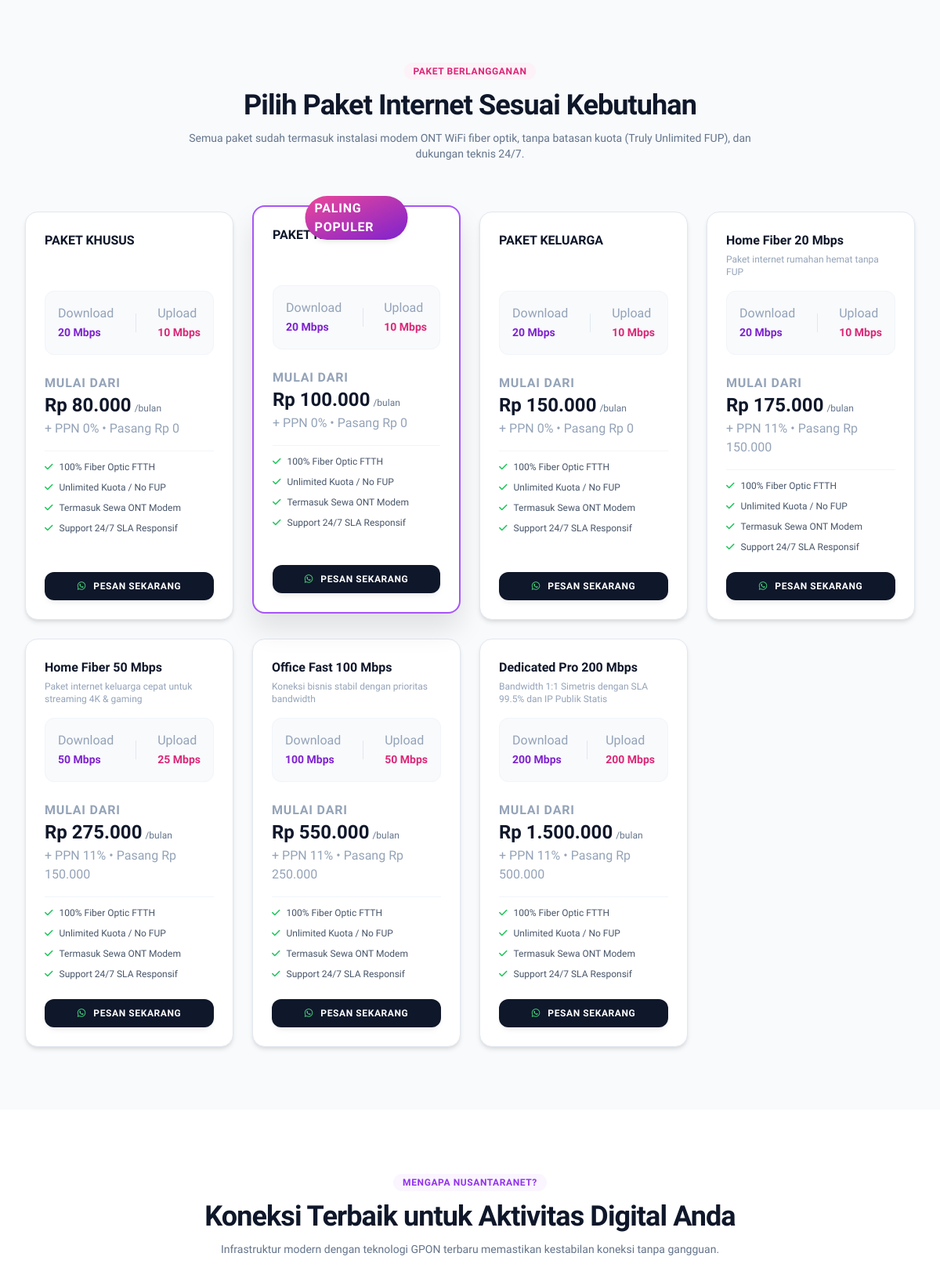
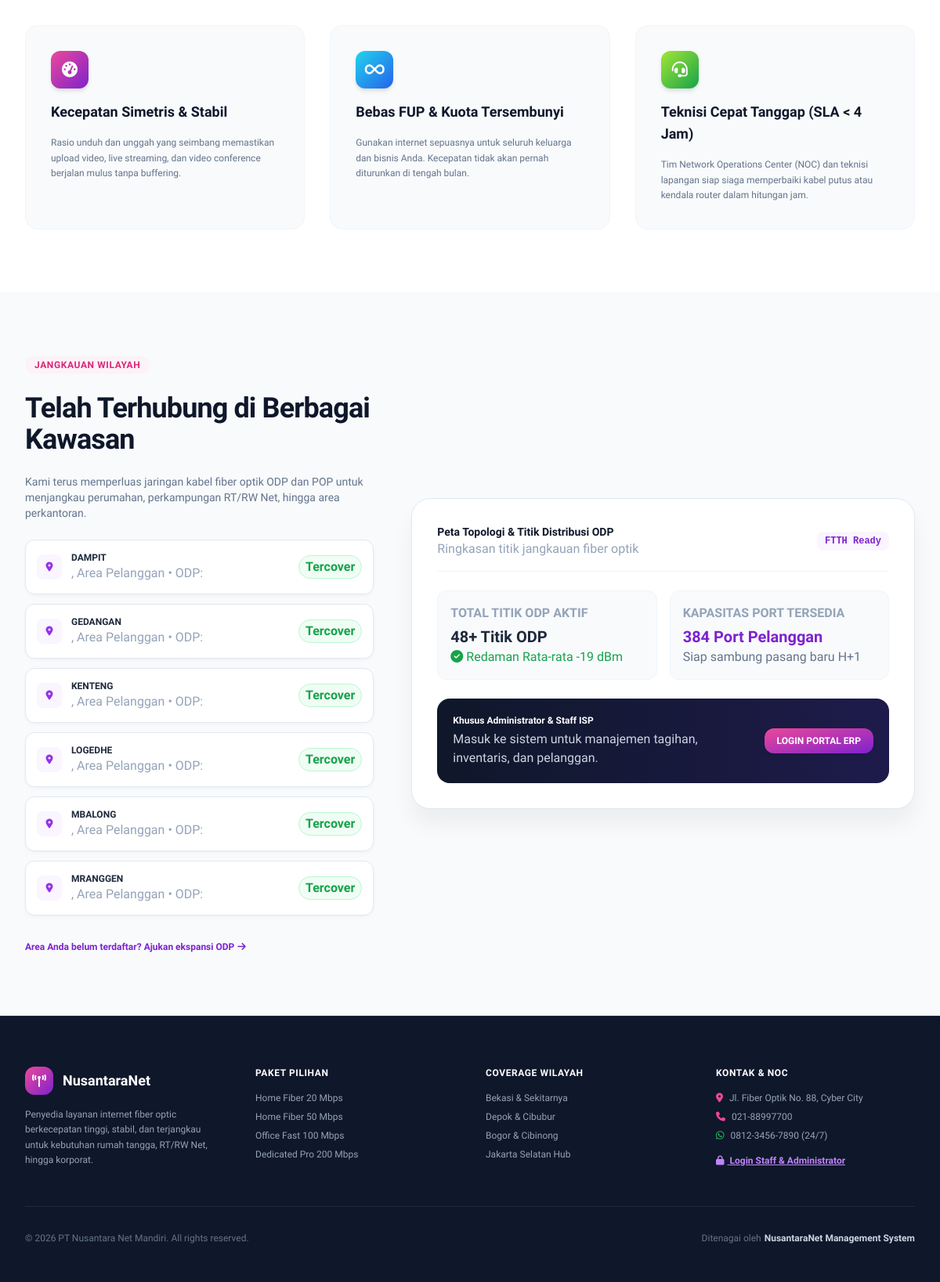
/ (lower part), run on an earlier commit of the app's database (2 pictures, top to bottom).
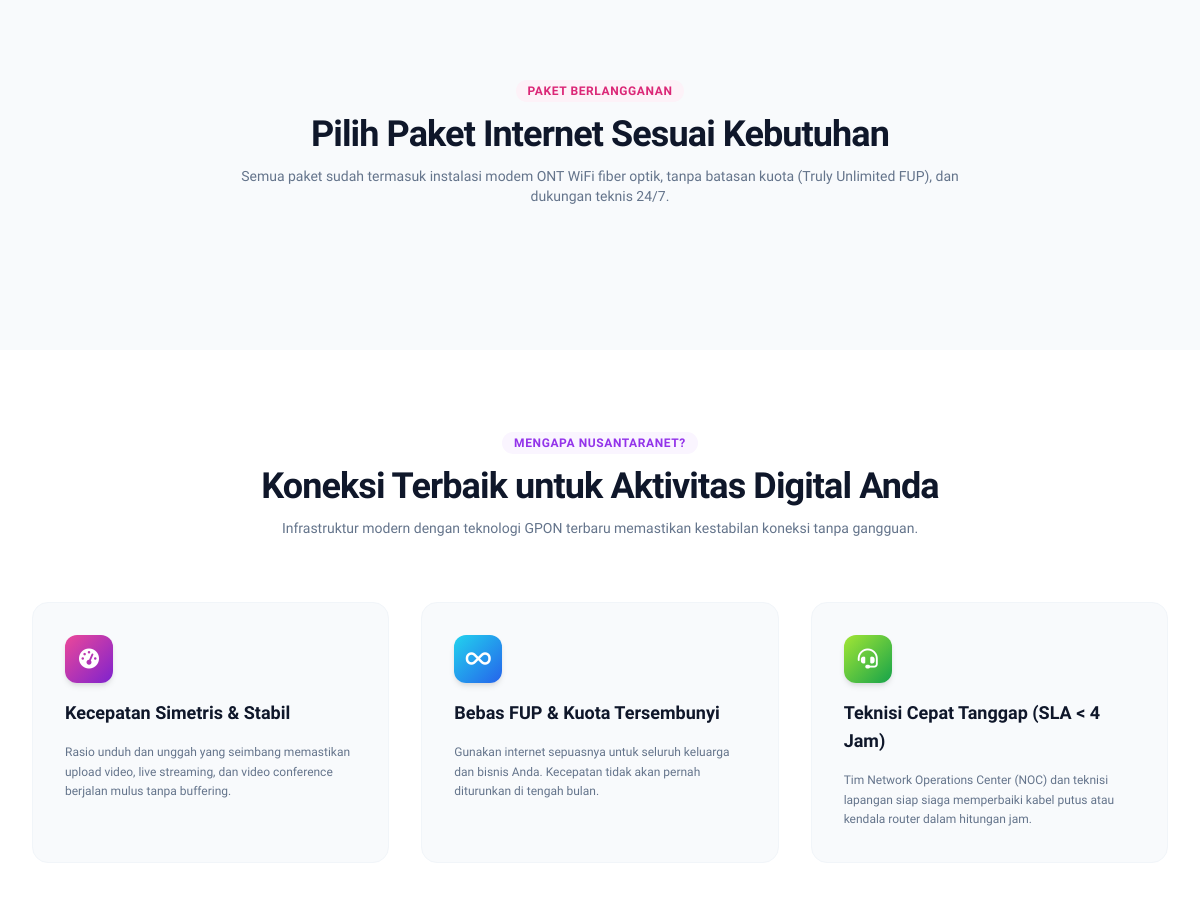
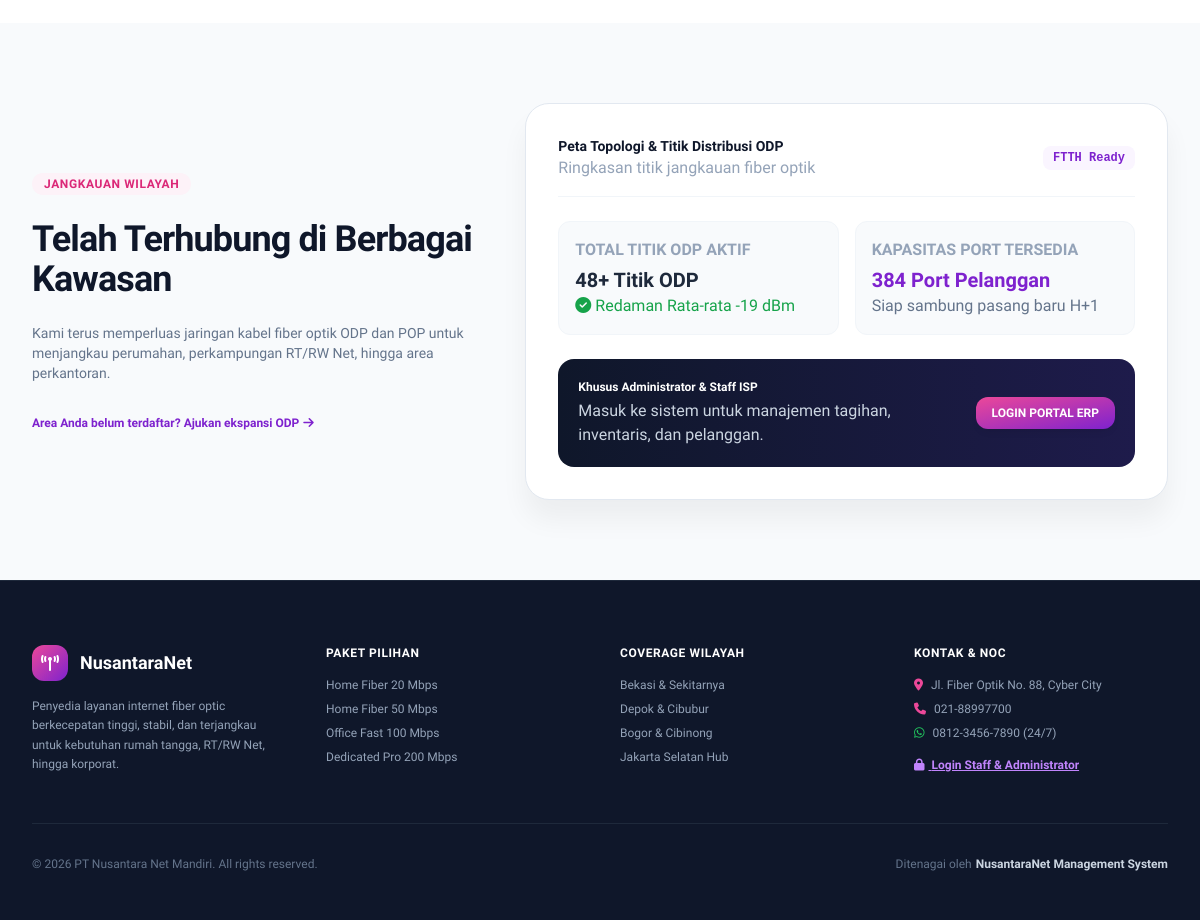
And on a later commit of the database (2 pictures, top to bottom).
### tables this page shows
CREATE TABLE internet_packages (
    id INTEGER PRIMARY KEY AUTOINCREMENT,
    name TEXT NOT NULL,
    download_speed TEXT NOT NULL,
    upload_speed TEXT NOT NULL,
    price INTEGER NOT NULL DEFAULT 0, -- Stored in Rupiah as integer
    tax_percent INTEGER NOT NULL DEFAULT 0,
    installation_fee INTEGER NOT NULL DEFAULT 0,
    billing_cycle TEXT NOT NULL DEFAULT 'monthly', -- monthly, quarterly, yearly
    description TEXT,
    status TEXT NOT NULL DEFAULT 'active', -- active, inactive
    created_at DATETIME DEFAULT CURRENT_TIMESTAMP,
    updated_at DATETIME DEFAULT CURRENT_TIMESTAMP
);

CREATE TABLE locations (
    id INTEGER PRIMARY KEY AUTOINCREMENT,
    area_name TEXT NOT NULL,
    district TEXT,
    city TEXT,
    pop_name TEXT,
    odp_name TEXT,
    latitude REAL,
    longitude REAL,
    coverage_status TEXT NOT NULL DEFAULT 'covered', -- covered, planned, congested
    created_at DATETIME DEFAULT CURRENT_TIMESTAMP
);

### app/Controllers/LandingController.php (called while the page is built, shortened)
<?php
require_once __DIR__ . '/../Helpers/Helper.php';
class LandingController {
    public function index(): void {
        $pdo = getDbConnection();
        $stmtPkg = $pdo->query("SELECT * FROM internet_packages WHERE status = 'active' ORDER BY price ASC");
        $packages = $stmtPkg->fetchAll();
        $stmtLoc = $pdo->query("SELECT * FROM locations ORDER BY city ASC, area_name ASC LIMIT 6");
        $locations = $stmtLoc->fetchAll();
        require __DIR__ . '/../Views/landing/index.php';
        require __DIR__ . '/../Views/layouts/landing.php';
    }
}

### app/Helpers/Helper.php (called while the page is built, shortened)
<?php
class Helper {
    public static function e(?string $value): string {
        return htmlspecialchars($value ?? '', ENT_QUOTES, 'UTF-8');
    }
    public static function formatRupiah(int|float $amount, bool $withSymbol = true): string {
        $formatted = number_format((float)$amount, 0, ',', '.');
        return $withSymbol ? 'Rp ' . $formatted : $formatted;
    }
}

### app/Views/landing/index.php (the view, shortened to what the changed rows need)
<?php
$packages = $packages ?? [];
$locations = $locations ?? [];
?>
<section id="paket" class="py-20 bg-slate-50 relative">
  <div class="max-w-7xl mx-auto px-4 sm:px-6 lg:px-8">
    <div class="text-center max-w-3xl mx-auto mb-16 space-y-3">
      <h2 class="text-2xl sm:text-4xl font-extrabold text-slate-900 tracking-tight">Pilih Paket Internet Sesuai Kebutuhan</h2>
    </div>
    <div class="grid grid-cols-1 md:grid-cols-2 lg:grid-cols-4 gap-6">
      <?php foreach ($packages as $idx => $pkg):
        $isPopular = ($idx === 1);
        $borderClass = $isPopular ? 'border-2 border-purple-500 shadow-soft-2xl relative -translate-y-2' : 'border border-slate-200 shadow-soft-md hover:shadow-soft-xl transition-all';
      ?>
      <div class="bg-white rounded-2xl p-6 flex flex-col justify-between <?php echo $borderClass; ?>">
        <?php if ($isPopular): ?>
          <div class="absolute -top-3.5 left-1/2 -translate-x-1/2 px-3 py-1 rounded-full bg-gradient-to-tl from-purple-700 to-pink-500 text-white text-2xs font-bold uppercase tracking-wider shadow-soft-sm">
            Paling Populer
          </div>
        <?php endif; ?>
        <div class="space-y-4">
          <div>
            <h3 class="font-bold text-base text-slate-900"><?php echo Helper::e($pkg['name']); ?></h3>
            <p class="text-xs text-slate-400 mt-1 min-h-[32px]"><?php echo Helper::e($pkg['description']); ?></p>
          </div>
          <div class="p-4 rounded-xl bg-slate-50 border border-slate-100 flex items-center justify-between">
            <div>
              <span class="text-2xs text-slate-400 block font-medium">Download</span>
              <span class="text-sm font-bold text-purple-700"><?php echo Helper::e($pkg['download_speed']); ?></span>
            </div>
            <div>
              <span class="text-2xs text-slate-400 block font-medium">Upload</span>
              <span class="text-sm font-bold text-pink-600"><?php echo Helper::e($pkg['upload_speed']); ?></span>
            </div>
          </div>
          <div class="pt-2">
            <span class="text-2xs text-slate-400 font-semibold block uppercase tracking-wider">Mulai Dari</span>
            <div class="flex items-baseline gap-1">
              <span class="text-2xl font-black text-slate-900"><?php echo Helper::formatRupiah($pkg['price']); ?></span>
              <span class="text-xs text-slate-500 font-medium">/bulan</span>
            </div>
            <span class="text-2xs text-slate-400 block mt-0.5">+ PPN <?php echo $pkg['tax_percent']; ?>% &bull; Pasang <?php echo Helper::formatRupiah($pkg['installation_fee']); ?></span>
          </div>
          <ul class="space-y-2.5 text-xs text-slate-600 pt-3 border-t border-slate-100">
            <li class="flex items-center gap-2"><i class="fa-solid fa-check text-green-500 text-xs"></i> 100% Fiber Optic FTTH</li>
            <li class="flex items-center gap-2"><i class="fa-solid fa-check text-green-500 text-xs"></i> Unlimited Kuota / No FUP</li>
            <li class="flex items-center gap-2"><i class="fa-solid fa-check text-green-500 text-xs"></i> Termasuk Sewa ONT Modem</li>
            <li class="flex items-center gap-2"><i class="fa-solid fa-check text-green-500 text-xs"></i> Support 24/7 SLA Responsif</li>
          </ul>
        </div>
        <div class="pt-6">
          <a href="https://wa.me/6281234567890?text=Halo%20NusantaraNet,%20saya%20tertarik%20berlangganan%20paket%20<?php echo urlencode($pkg['name']); ?>" target="_blank" class="w-full inline-block py-2.5 px-4 text-center rounded-xl bg-slate-900 hover:bg-gradient-to-tl hover:from-purple-700 hover:to-pink-500 text-white font-bold text-xs uppercase tracking-wider transition-all shadow-soft-sm">
            <i class="fa-brands fa-whatsapp mr-1.5 text-green-400"></i> Pesan Sekarang
          </a>
        </div>
      </div>
      <?php endforeach; ?>
    </div>
  </div>
</section>
<section id="keunggulan" class="py-20 bg-white">
  <div class="max-w-7xl mx-auto px-4 sm:px-6 lg:px-8">
    <div class="text-center max-w-3xl mx-auto mb-16 space-y-3">
      <h2 class="text-2xl sm:text-4xl font-extrabold text-slate-900 tracking-tight">Koneksi Terbaik untuk Aktivitas Digital Anda</h2>
    </div>
  </div>
</section>
<section id="coverage" class="py-20 bg-slate-50">
  <div class="max-w-7xl mx-auto px-4 sm:px-6 lg:px-8">
    <div class="grid grid-cols-1 lg:grid-cols-12 gap-12 items-center">
      <div class="lg:col-span-5 space-y-6">
        <h2 class="text-2xl sm:text-4xl font-extrabold text-slate-900 tracking-tight">Telah Terhubung di Berbagai Kawasan</h2>
        <div class="space-y-3">
          <?php foreach ($locations as $loc): ?>
          <div class="p-3.5 bg-white rounded-xl border border-slate-200 shadow-soft-xs flex items-center justify-between">
            <div class="flex items-center gap-3">
              <div class="w-8 h-8 rounded-lg bg-purple-50 text-purple-600 flex items-center justify-center text-xs">
                <i class="fa-solid fa-location-dot"></i>
              </div>
              <div>
                <span class="text-xs font-bold text-slate-800 block"><?php echo Helper::e($loc['area_name']); ?></span>
                <span class="text-2xs text-slate-400"><?php echo Helper::e($loc['district'] . ', ' . $loc['city']); ?> &bull; ODP: <?php echo Helper::e($loc['odp_name']); ?></span>
              </div>
            </div>
            <span class="text-2xs font-bold px-2 py-0.5 rounded-full bg-green-50 text-green-600 border border-green-200">Tercover</span>
          </div>
          <?php endforeach; ?>
        </div>
      </div>
    </div>
  </div>
</section>

What changed in the data, as far as the page shows it:
removed internet_packages: name "PAKET KHUSUS", download_speed "20 Mbps", upload_speed "10 Mbps", price "Rp 80.000", tax_percent "0", installation_fee "Rp 0"
removed internet_packages: shows "PALING POPULER", name "PAKET HEMAT", download_speed "20 Mbps", upload_speed "10 Mbps", price "Rp 100.000", tax_percent "0", installation_fee "Rp 0"
removed internet_packages: name "PAKET KELUARGA", download_speed "20 Mbps", upload_speed "10 Mbps", price "Rp 150.000", tax_percent "0", installation_fee "Rp 0"
removed internet_packages: name "Home Fiber 20 Mbps", description "Paket internet rumahan hemat tanpa FUP", download_speed "20 Mbps", upload_speed "10 Mbps", price "Rp 175.000", tax_percent "11", installation_fee "Rp 150.000"
removed internet_packages: name "Home Fiber 50 Mbps", description "Paket internet keluarga cepat untuk streaming 4K & gaming", download_speed "50 Mbps", upload_speed "25 Mbps", price "Rp 275.000", tax_percent "11", installation_fee "Rp 150.000"
removed internet_packages: name "Office Fast 100 Mbps", description "Koneksi bisnis stabil dengan prioritas bandwidth", download_speed "100 Mbps", upload_speed "50 Mbps", price "Rp 550.000", tax_percent "11", installation_fee "Rp 250.000"
removed internet_packages: name "Dedicated Pro 200 Mbps", description "Bandwidth 1:1 Simetris dengan SLA 99.5% dan IP Publik Statis", download_speed "200 Mbps", upload_speed "200 Mbps", price "Rp 1.500.000", tax_percent "11", installation_fee "Rp 500.000"
removed locations: area_name "DAMPIT", Helper::e($loc['district'] . ', ' . $loc['city']) ", Area Pelanggan"
removed locations: area_name "GEDANGAN", Helper::e($loc['district'] . ', ' . $loc['city']) ", Area Pelanggan"
removed locations: area_name "KENTENG", Helper::e($loc['district'] . ', ' . $loc['city']) ", Area Pelanggan"
removed locations: area_name "LOGEDHE", Helper::e($loc['district'] . ', ' . $loc['city']) ", Area Pelanggan"
removed locations: area_name "MBALONG", Helper::e($loc['district'] . ', ' . $loc['city']) ", Area Pelanggan"
removed locations: area_name "MRANGGEN", Helper::e($loc['district'] . ', ' . $loc['city']) ", Area Pelanggan"
